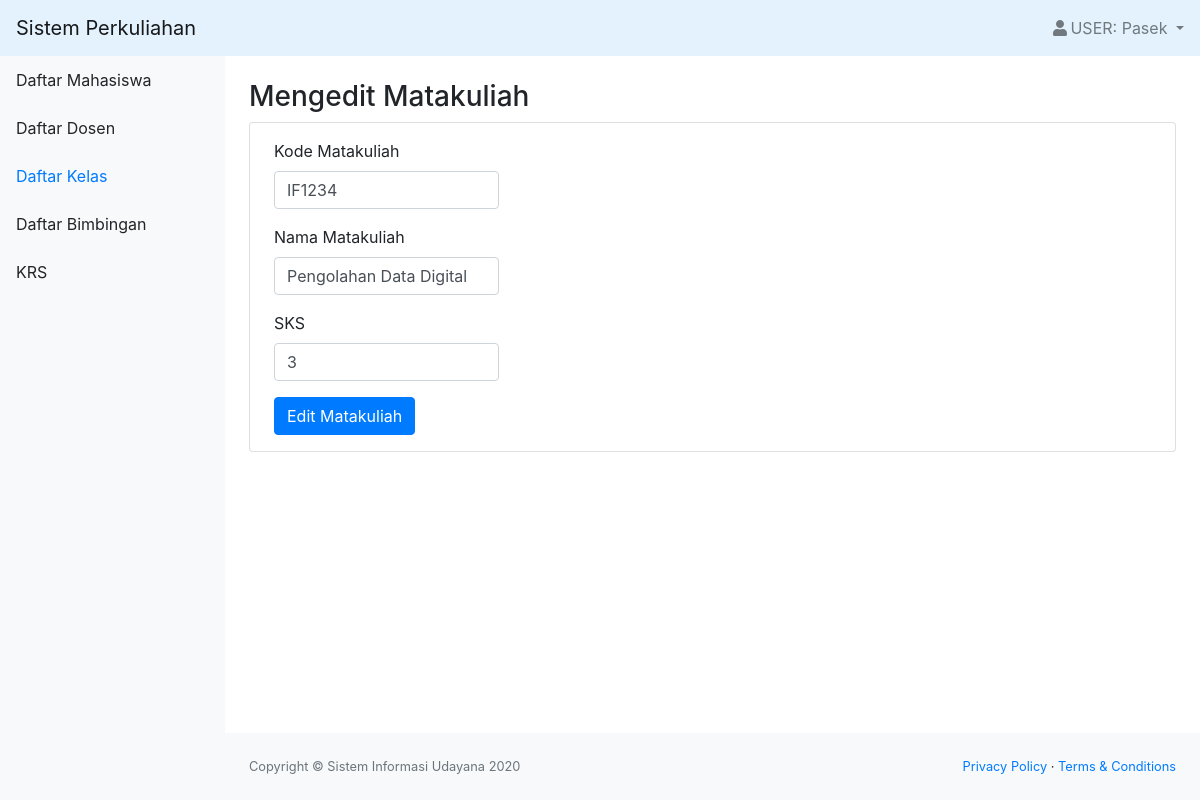
Screenshot of /edit_matakuliah.php?id_mk=1 (signed in) with the database file from the repository.
### tables this page shows
CREATE TABLE `matakuliah` (
  `id_mk` int(11) NOT NULL,
  `kode_mk` char(6) NOT NULL,
  `matakuliah` varchar(100) NOT NULL,
  `sks` int(11) NOT NULL
);

### edit_matakuliah.php (the view, shortened to what this page needs)
<?php
include "function.php";
$nama = $_SESSION['nama'];
$role = $_SESSION['id'];
$id = $_GET['id_mk'];
$queryMK = mysqli_query($koneksi, "SELECT * FROM matakuliah WHERE id_mk = '$id'");
$mk = mysqli_fetch_assoc($queryMK);
?>
<!DOCTYPE html>
<html lang="en">
    <head>
        <link href="css/styles.css" rel="stylesheet" />
        <link href="https://cdn.datatables.net/1.10.20/css/dataTables.bootstrap4.min.css" rel="stylesheet" />
    </head>
    <body class="sb-nav-fixed">
        <nav class="sb-topnav navbar navbar-light" style="background-color: #e3f2fd;">
            <a class="navbar-brand" href="index.php">Sistem Perkuliahan</a>
            <ul class="navbar-nav ml-auto">
                <li class="nav-item dropdown">
                    <a class="nav-link dropdown-toggle" id="userDropdown" href="#" role="button" data-toggle="dropdown" aria-haspopup="true" aria-expanded="false"><i class="fas fa-user fa-fw"></i>USER: <?= $nama; ?> </a>
                </li>
            </ul>
        </nav>
        <div id="layoutSidenav">
            <div id="layoutSidenav_nav">
                <nav class="sb-sidenav accordion sb-sidenav-light" id="sidenavAccordion">
                    <div class="sb-sidenav-menu">
                        <div class="nav">
                            <a class="nav-link" href="mahasiswa.php"
                                >
                                Daftar Mahasiswa</a
                            >
                            <a class="nav-link" href="dosen.php"
                                >
                                Daftar Dosen</a
                            >
                            <a class="nav-link active" href="kelas.php"
                                >
                                Daftar Kelas</a
                            >
                            <a class="nav-link" href="bimbingan.php"
                                >
                                Daftar Bimbingan</a
                            >
                            <?php if($role == "1") { ?>
                            <a class="nav-link" href="krs.php"
                                >
                                KRS</a>
                            <?php } ?>
                        </div>
                    </div>
                </nav>
            </div>
            <div id="layoutSidenav_content">
                <main>
                    <div class="container-fluid">
                        <h3 class="mt-4">Mengedit Matakuliah</h3>
                        <div class="card mb-4">
                            <form form action="function.php?act=editMatakuliah&id_mk=<?= $id; ?>" id="buat" method="POST" >
                                <div class="form-group ml-4 py-3 mb-0">
                                    <label for="kode_mk">Kode Matakuliah</label>
                                    <input type="text" class="form-control col-sm-3" id="kode_mk" name="kode_mk"  value="<?= $mk['kode_mk']; ?>" >
                                </div>
                                <div class="form-group ml-4">
                                    <label for="matakuliah">Nama Matakuliah</label>
                                    <input type="text" class="form-control col-sm-3" id="matakuliah" name="matakuliah"  value="<?= $mk['matakuliah']; ?>">
                                </div>
                                <div class="form-group ml-4">
                                    <label for="sks">SKS</label>
                                    <input type="number" class="form-control col-sm-3" id="sks" name="sks" value="<?= $mk['sks']; ?>">
                                </div>
                                <input type="submit" name="buat_btn" id="buat" class="btn btn-primary ml-4 mb-3" value="Edit Matakuliah">
                            </form>
                        </div>
                    </div>
                </main>
                <footer class="py-4 bg-light mt-auto">
                    <div class="container-fluid">
                        <div class="d-flex align-items-center justify-content-between small">
                            <div class="text-muted">Copyright &copy; Sistem Informasi Udayana 2020</div>
                            <div>
                                <a href="#">Privacy Policy</a>
                                &middot;
                                <a href="#">Terms &amp; Conditions</a>
                            </div>
                        </div>
                    </div>
                </footer>
            </div>
        </div>
    </body>
</html>

### rows the page displays
matakuliah: kode_mk "IF1234", matakuliah "Pengolahan Data Digital", sks "3"

### other values shown
$nama "Pasek"
